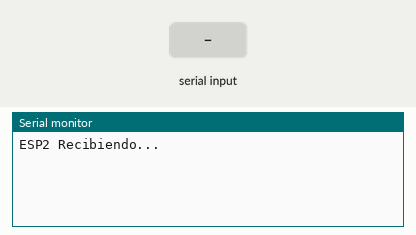
Bench run of a sketch on a simulated ESP32. Shown: the last lines printed to the serial monitor. The test bench sets the inputs (shaded band).

Above: at 1.2 s.
1.3 s: "1\n" received over the second serial link
At 2.3 s:
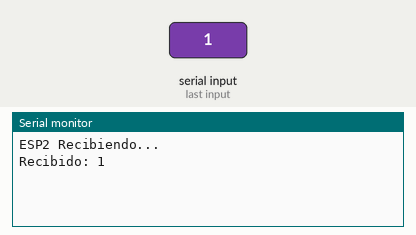
2.8 s: "0\n" received over the second serial link
At 3.5 s:
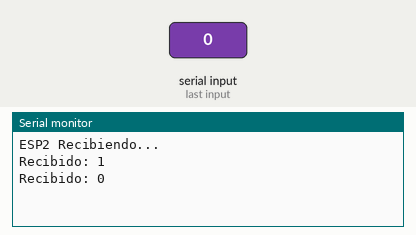
4.3 s: "2\n" received over the second serial link
At 4.6 s:
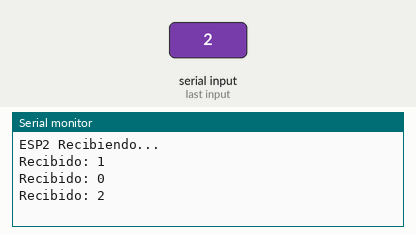

Measured:
- after the input at 1.3 s, the serial monitor: prints a new line at once (image 1)
- after the input at 2.8 s, the serial monitor: prints a new line at once (image 2)
- after the input at 4.3 s, the serial monitor: prints a new line at once (image 3)

The sketch:

UART_TEST_RECEIVER.ino
```cpp
#include <Arduino.h>

HardwareSerial MySerial(1);

void setup() {
    Serial.begin(115200);

    // UART1: RX=36, TX=25
    MySerial.begin(115200, SERIAL_8N1, 36, 25);

    Serial.println("ESP2 Recibiendo...");
}

void loop() {
    if (MySerial.available()) {
        String mensaje = MySerial.readStringUntil('\n');
        mensaje.trim();

        Serial.println("Recibido: " + mensaje);
    }
}
```
